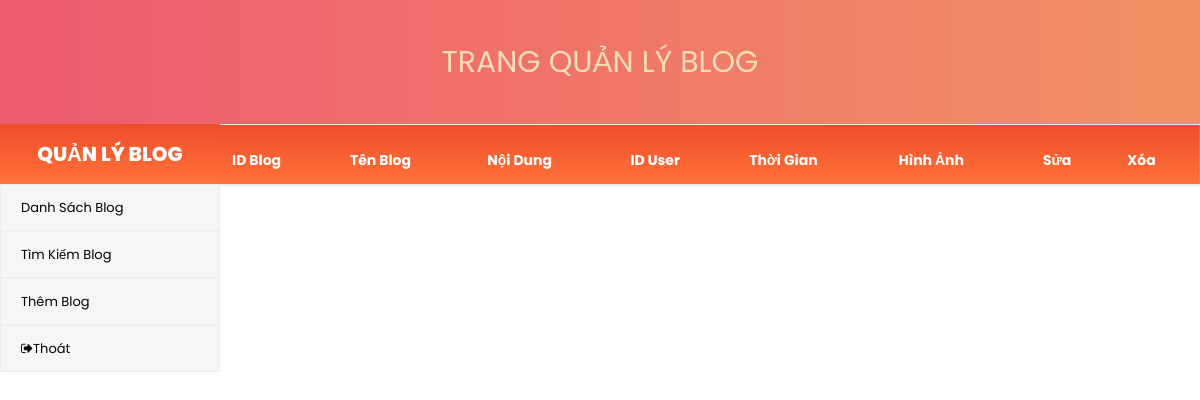
Page /MVC/Views/pages/admin/quanlyBlog/Blog.php (signed in) on the earlier database version.
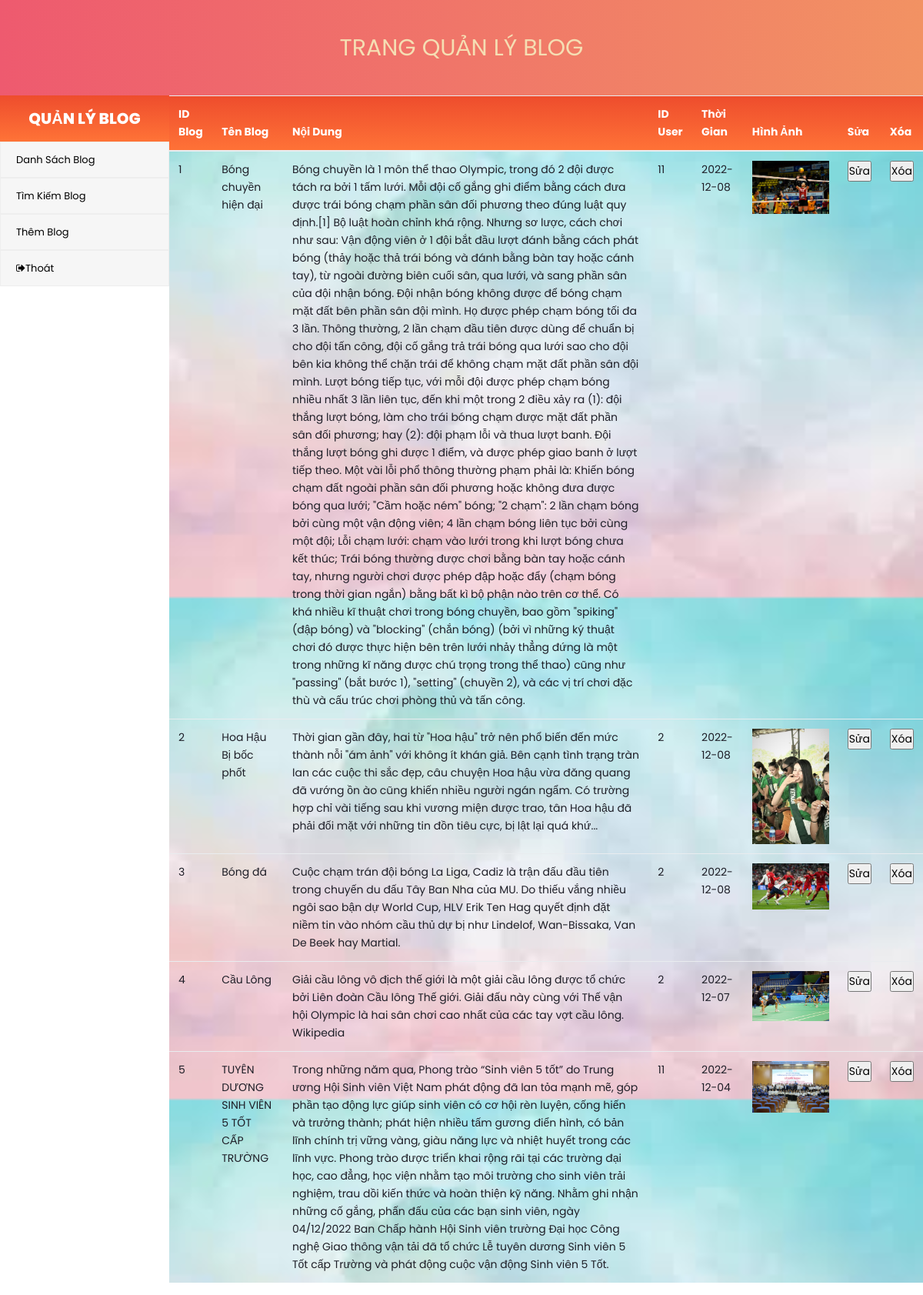
Same page on the later database version.
### tables this page shows
CREATE TABLE `tblBlog` (
  `idBlog` int(10) NOT NULL,
  `tenBlog` varchar(100) NOT NULL,
  `noiDung` varchar(3000) NOT NULL,
  `userID` varchar(10) NOT NULL,
  `thoiGian` date NOT NULL,
  `hinhAnh` varchar(300) NOT NULL
);

### MVC/Views/pages/admin/quanlyBlog/Blog.php (the view, shortened to what this page needs)
<?php
$mysqli = new mysqli("localhost", "root", "", "shopBanHang");
$sql = "SELECT * FROM tblblog";
$result = mysqli_query($mysqli, $sql);
?>
<!DOCTYPE html>
<html lang="en">
<head>
    <link rel="stylesheet" type="text/css" href="http://localhost/BTL_WEB/public/Css/bootstrap4/bootstrap.min.css">
    <link rel="stylesheet" href="http://localhost/BTL_WEB/public/Css/main_styles.css">
    <link rel="stylesheet" href="http://localhost/BTL_WEB/public/plugins/font-awesome-4.7.0/css/font-awesome.css">
</head>
<body>
    <header class="header">
        TRANG QUẢN LÝ BLOG
    </header>
    <div class="noidung">
        <div class="slide-bar">
            <h2 class="box-til">
                <span>QUẢN LÝ BLOG</span>
            </h2>
            <div class="category-list">
                <div class="item-list">
                    <ul>
                        <li class="menu-list">
                            <a href="http://localhost/BTL_web/MVC/Views/pages/admin/quanlyBlog/Blog.php">Danh Sách Blog</a>
                        </li>
                        <li class="menu-list">
                            <a href="http://localhost/BTL_web/MVC/Views/pages/admin/quanlyBlog/TimKiemBlog.php">Tìm Kiếm Blog</a>
                        </li>
                        <li class="menu-list">
                            <a href="http://localhost/BTL_web/MVC/Views/pages/admin/quanlyBlog/ThemBlog.php">Thêm Blog</a>
                        </li>
                        <li class="menu-list">
                            <a href="http://localhost/BTL_web/admin"><i class="fa fa-sign-out" aria-hidden="true"></i>Thoát</a>
                        </li>
                    </ul>
                </div>
            </div>
        </div>
        <table class="table">
            <thead class="css_color">
                <tr>
                    <th scope="col">ID Blog</th>
                    <th scope="col">Tên Blog</th>
                    <th scope="col">Nội Dung</th>
                    <th scope="col">ID User</th>
                    <th scope="col">Thời Gian</th>
                    <th scope="col">Hình Ảnh</th>
                    <th scope="col">Sửa</th>
                    <th scope="col">Xóa</th>
                </tr>
            </thead>
            <?php
            $i = 1;
            while ($row = mysqli_fetch_assoc($result)) {
                echo '<tr>
                    <td> ' . $i . '</td>
                    <td> ' . $row['tenBlog'] . '</td>
                    <td> ' . $row['noiDung'] . '</td>
                    <td> ' . $row['userID'] . '</td>
                    <td> ' . $row['thoiGian'] . '</td>
                    <td>
                    <img  style="width: 100px;" src="http://localhost/BTL_WEB/MVC/Views/pages/admin/quanlyBlog/upload/' . $row['hinhAnh'] . '">
                    </td>
                    <td><input type="button" name="btnSua"
                    value="Sửa" onclick=\' window.open("SuaBlog.php?userID=' . $row['userID'] . '","_seft") \' ></td>
                    <td><input type="button" name="btnXoa"
                    value="Xóa" onclick=\' window.open("XoaBlog.php?BlogID=' . $row['idBlog'] . '","_seft") \'></td>
                    </tr>';
                $i++;
            }
            ?>
        </table>
    </div>
</body>
</html>

### public/Css/main_styles.css (style rules this page uses)
* { margin: 0; padding: 0; }
body { font-family: 'Poppins', sans-serif; font-size: 14px; line-height: 23px; font-weight: 400; background: #FFFFFF; color: #1e1e27; }
div { display: block; position: relative; -webkit-box-sizing: border-box; -moz-box-sizing: border-box; box-sizing: border-box; }
ul { list-style: none; margin-bottom: 0px; }
a, a:hover, a:visited, a:active, a:link { text-decoration: none; -webkit-font-smoothing: antialiased; -webkit-text-shadow: rgba(0, 0, 0, .01) 0 0 1px; text-shadow: rgba(0, 0, 0, .01) 0 0 1px; }
h2 { font-size: 40px; }
h1, h2, h3, h4, h5, h6 { color: #282828; -webkit-font-smoothing: antialiased; -webkit-text-shadow: rgba(0, 0, 0, .01) 0 0 1px; text-shadow: rgba(0, 0, 0, .01) 0 0 1px; }
.header { position: fixed; top: 0; left: 0; width: 100%; background: linear-gradient(to right, #ee5a6f, #f29263); z-index: 10; }
.noidung { display: flex; flex-direction: row; width: 100%; margin-top: 100px; min-height: 70vh; }
.slide-bar { position: relative; min-width: 220px; max-width: 220px; float: left; }
.menu-list { max-width: 100%; }
.category-list .item-list>ul { padding: 0; display: flexbox; }
.category-list .item-list ul li a { color: #666666; font-size: 15px; }
.category-list .item-list ul li a { padding: 10px 10px 10px 20px; display: block; border: 1px solid #EEEEEE; background: #F6F6F6; color: black; text-transform: none; font-size: 13px; overflow: hidden; transition: all 0.35s; position: relative; min-height: 25px; line-height: 25px; }

### MVC/Views/pages/admin/quanlyBlog/Blog.php (style rules this page uses)
.header { text-align: center; width: 100%; height: 124px; line-height: 124px; font-size: 30px; color: wheat; }
.box-til { font-size: 20px; color: white; font-weight: 800; background: linear-gradient(#ee4d2d, #ff7337); width: 220px; text-align: center; height: 60px; line-height: 60px; margin-bottom: 0 !important; margin-top: 24px; }
.table { margin-top: 24px; height: fit-content; background-size: 100%; }
.css_color { height: 60px; background: linear-gradient(#ee4d2d, #ff7337); border: none; color: white; }

Differences in the rows shown:
added tblblog: tenBlog "Bóng chuyền hiện đại", noiDung "Bóng chuyền là 1 môn thể thao Olympic, trong đó 2 đội được tách ra bởi 1 tấm lưới. Mỗi đội cố gắng ghi điểm bằng cách đưa được trái bóng chạm phần sân đối phương theo đúng luật quy định.[1] Bộ luật hoàn chỉnh khá rộng. Nhưng sơ lược, cách chơi như sau: Vận động viên ở 1 đội bắt đầu lượt đánh bằng cách phát bóng (thảy hoặc thả trái bóng và đánh bằng bàn tay hoặc cánh tay), từ ngoài đường biên cuối sân, qua lưới, và sang phần sân của đội nhận bóng. Đội nhận bóng không được để bóng chạm mặt đất bên phần sân đội mình. Họ được phép chạm bóng tối đa 3 lần. Thông thường, 2 lần chạm đầu tiên được dùng để chuẩn bị cho đội tấn công, đội cố gắng trả trái bóng qua lưới sao cho đội bên kia không thể…", userID "11", thoiGian "2022-12-08", hinhAnh (picture)
added tblblog: tenBlog "Hoa Hậu Bị bốc phốt", noiDung "Thời gian gần đây, hai từ \"Hoa hậu\" trở nên phổ biến đến mức thành nỗi \"ám ảnh\" với không ít khán giả. Bên cạnh tình trạng tràn lan các cuộc thi sắc đẹp, câu chuyện Hoa hậu vừa đăng quang đã vướng ồn ào cũng khiến nhiều người ngán ngẩm. Có trường hợp chỉ vài tiếng sau khi vương miện được trao, tân Hoa hậu đã phải đối mặt với những tin đồn tiêu cực, bị lật lại quá khứ...", userID "2", thoiGian "2022-12-08", hinhAnh (picture)
added tblblog: tenBlog "Bóng đá", noiDung "Cuộc chạm trán đội bóng La Liga, Cadiz là trận đấu đầu tiên trong chuyến du đấu Tây Ban Nha của MU. Do thiếu vắng nhiều ngôi sao bận dự World Cup, HLV Erik Ten Hag quyết định đặt niềm tin vào nhóm cầu thủ dự bị như Lindelof, Wan-Bissaka, Van De Beek hay Martial.", userID "2", thoiGian "2022-12-08", hinhAnh (picture)
added tblblog: tenBlog "Cầu Lông", noiDung "Giải cầu lông vô địch thế giới là một giải cầu lông được tổ chức bởi Liên đoàn Cầu lông Thế giới. Giải đấu này cùng với Thế vận hội Olympic là hai sân chơi cao nhất của các tay vợt cầu lông. Wikipedia", userID "2", thoiGian "2022-12-07", hinhAnh (picture)
added tblblog: tenBlog "TUYÊN DƯƠNG SINH VIÊN 5 TỐT CẤP TRƯỜNG", noiDung "Trong những năm qua, Phong trào “Sinh viên 5 tốt” do Trung ương Hội Sinh viên Việt Nam phát động đã lan tỏa mạnh mẽ, góp phần tạo động lực giúp sinh viên có cơ hội rèn luyện, cống hiến và trưởng thành; phát hiện nhiều tấm gương điển hình, có bản lĩnh chính trị vững vàng, giàu năng lực và nhiệt huyết trong các lĩnh vực. Phong trào được triển khai rộng rãi tại các trường đại học, cao đẳng, học viện nhằm tạo môi trường cho sinh viên trải nghiệm, trau dồi kiến thức và hoàn thiện kỹ năng. Nhằm ghi nhận những cố gắng, phấn đấu của các bạn sinh viên, ngày 04/12/2022 Ban Chấp hành Hội Sinh viên trường Đại học Công nghệ Giao thông vận tải đã tổ chức Lễ tuyên dương Sinh viên 5 Tốt cấp Trường và phát…", userID "11", thoiGian "2022-12-04", hinhAnh (picture)
